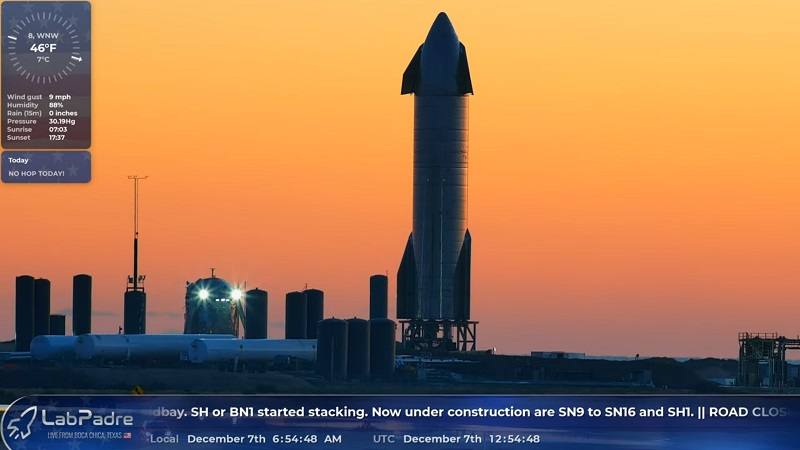
#> input picture imagens/_sn8.jpg, 800 x 450 px; its folder holds 4 pictures in this run
$ python 'Nível 2.py'
#> lines starting #> are read from the running program, lines starting #| are printed output that depends on the picture
from threading import Thread
from PIL import Image, ImageEnhance
import os
import queue

from timeit import default_timer as timer


def aplicar_efeito(imagem, efeito):
    if efeito == 'cinzentos':
        enh = ImageEnhance.Color(imagem)
        imagem = enh.enhance(0.0)
    elif efeito == 'contraste':
        enh = ImageEnhance.Contrast(imagem)
        imagem = enh.enhance(1.8)
    # imagem.show()
    return imagem


def trabalhador(tarefa, input_queue, output_queue):
    while True:
        imagem = input_queue.get()
        if imagem is None:
            output_queue.put(None)
            return
        imagem = aplicar_efeito(imagem, tarefa)
        output_queue.put(imagem)


if __name__ == '__main__':
    diretoria = "./imagens"
    inicio = timer()
    queue_inicial = queue.Queue()
    queue_w1_w2 = queue.Queue()
    queue_final = queue.Queue()
    # num_trabalhos = len(os.listdir(diretoria))
    # colocar imagens na queue inicial
    for file in os.listdir(diretoria):
        # Read image
        imagem = Image.open(diretoria + "/" + str(file))
#> imagem is the input picture: PIL image 800x450 RGB; mean R, G, B 163.5, 118.2, 84
        # Display image
        imagem.show()
        queue_inicial.put(imagem)
    # colocar o terminador na fila de trabalhos
    queue_inicial.put(None)
    trabalhador_1 = Thread(target=trabalhador, args=('cinzentos', queue_inicial, queue_w1_w2))
    trabalhador_1.start()
    trabalhador_2 = Thread(target=trabalhador, args=('contraste', queue_w1_w2, queue_final))
    trabalhador_2.start()
    trabalhador_2.join()
    while not queue_final.empty():
        imagem = queue_final.get()
        if imagem:
            imagem.show()
#> this loop made 5 passes
#> pass 1, `imagem = queue_final.get()`:
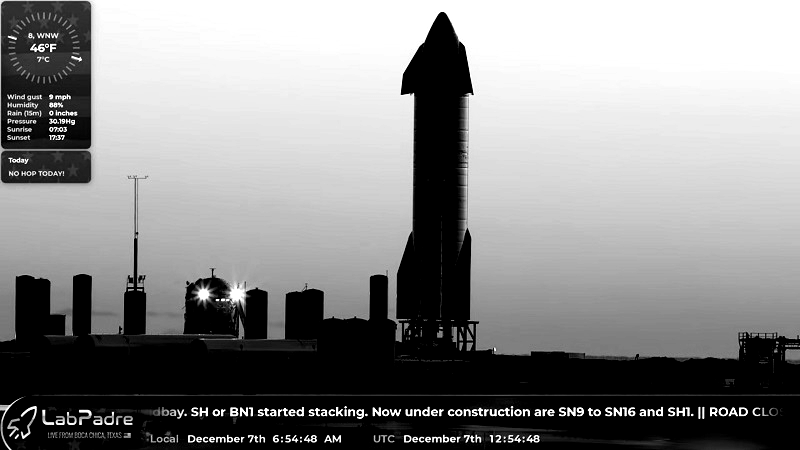
#> imagem: PIL image 800x450 RGB; min 0, max 255, mean 137.7
#> pass 2, `imagem = queue_final.get()`:
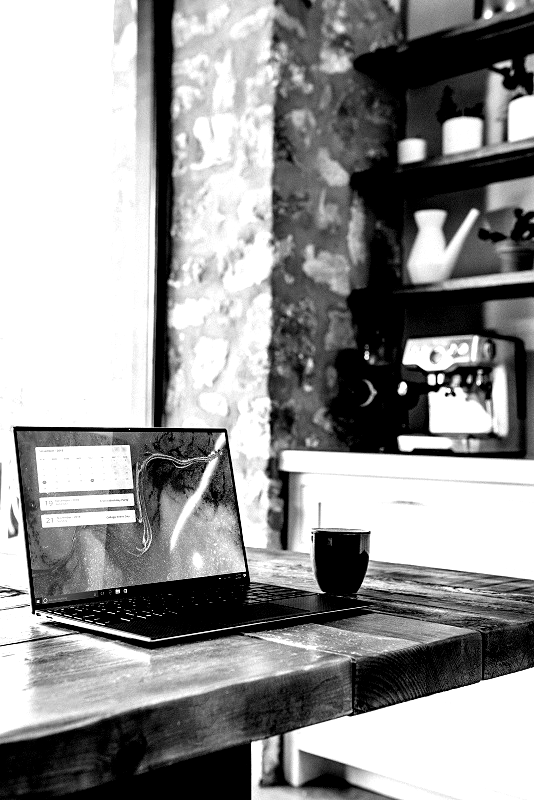
#> imagem: PIL image 534x800 RGB; min 0, max 255, mean 148.8
#> pass 3, `imagem = queue_final.get()`:
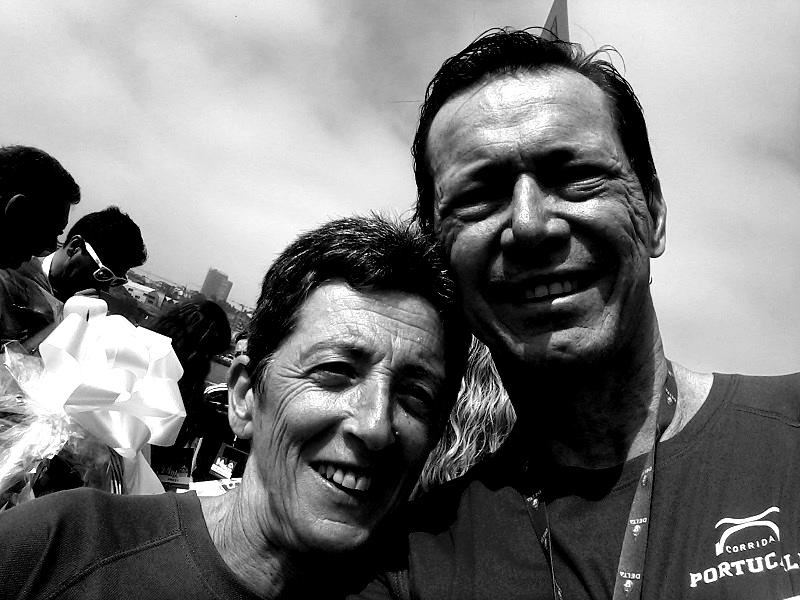
#> imagem: PIL image 800x600 RGB; min 0, max 255, mean 120
    fim = timer()
    print(f"Tempo para pipelining: {fim - inicio:.8f}")


# Nível 2
# Pergunta 1 - Explique como é utilizado o pipelining no código apresentado realçando o papel de cada uma
# das queues utilizadas.

# Resposta - Neste programa em específico são criadas 3 queues (queue_inicial, queue_w1_w2 e queue_final).
# A queue_inicial recebe todas as imagens presentes na pasta "./imagens", sem processamento. É também adicionado
# um sinalizador de terminação à queue para os trabalhadores saberem quando não há mais imagens a serem processadas.
# O trabalhador 1 irá processar as imagens da queue_inicial com o efeito "cizentos" e colocá-las na queue_w1_w2.
# O trabalhador 2 é responsável por aplicar o efeito de 'contraste' nas imagens da queue_w1_w2 e adicioná-las à
# queue_final.
#
# Após iniciar os trabalhadores, o programa espera até que
# todos os trabalhos sejam concluídos usando trabalhador_2.join().

# Por fim, o programa itera sobre a queue_final, mostrando as imagens resultaantes com os efeitos aplicados, em sequência.
# O tempo total de execução do pipeline é medido com a biblioteca timeit e é exibido como saída do programa
